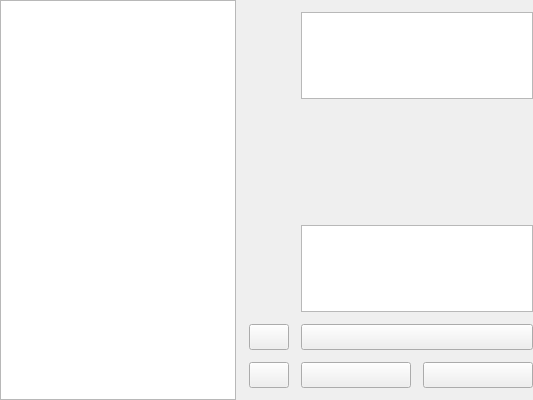
                <widget class="QSplitter" name="_Splitter">
                    <property name="orientation">
                        <enum>Qt::Horizontal</enum>
                    </property>
                    <property name="handleWidth">
                        <number>1</number>
                    </property>
                    <property name="childrenCollapsible">
                        <bool>false</bool>
                    </property>
                    <widget class="RaptorTableView" name="_ItemView">
                        <property name="contextMenuPolicy">
                            <enum>Qt::CustomContextMenu</enum>
                        </property>
                        <property name="styleSheet">
                            <string notr="true"/>
                        </property>
                        <property name="verticalScrollBarPolicy">
                            <enum>Qt::ScrollBarAsNeeded</enum>
                        </property>
                    </widget>
                    <widget class="QWidget" name="_ItemAttributePanel" native="true">
                        <property name="sizePolicy">
                            <sizepolicy hsizetype="Preferred" vsizetype="Preferred">
                                <horstretch>0</horstretch>
                                <verstretch>0</verstretch>
                            </sizepolicy>
                        </property>
                        <layout class="QGridLayout" name="_ItemAttributePanelLayout">
                            <property name="leftMargin">
                                <number>12</number>
                            </property>
                            <property name="topMargin">
                                <number>12</number>
                            </property>
                            <property name="rightMargin">
                                <number>0</number>
                            </property>
                            <property name="bottomMargin">
                                <number>12</number>
                            </property>
                            <property name="spacing">
                                <number>12</number>
                            </property>
                            <item row="6" column="0">
                                <widget class="QLabel" name="_ItemUrlTip">
                                    <property name="minimumSize">
                                        <size>
                                            <width>0</width>
                                            <height>26</height>
                                        </size>
                                    </property>
                                    <property name="styleSheet">
                                        <string notr="true"/>
                                    </property>
                                    <property name="text">
                                        <string/>
                                    </property>
                                    <property name="alignment">
                                        <set>Qt::AlignRight|Qt::AlignTop|Qt::AlignTrailing</set>
                                    </property>
                                    <property name="wordWrap">
                                        <bool>true</bool>
                                    </property>
                                </widget>
                            </item>
                            <item row="4" column="0">
                                <widget class="QLabel" name="_ItemUpdatedTip">
                                    <property name="minimumSize">
                                        <size>
                                            <width>0</width>
                                            <height>26</height>
                                        </size>
                                    </property>
                                    <property name="maximumSize">
                                        <size>
                                            <width>16777215</width>
                                            <height>26</height>
                                        </size>
                                    </property>
                                    <property name="styleSheet">
                                        <string notr="true"/>
                                    </property>
                                    <property name="text">
                                        <string/>
                                    </property>
                                    <property name="alignment">
                                        <set>Qt::AlignRight|Qt::AlignTrailing|Qt::AlignVCenter</set>
                                    </property>
                                </widget>
                            </item>
                            <item row="8" column="0">
                                <widget class="QPushButton" name="_ItemRefresh">
                                    <property name="minimumSize">
                                        <size>
                                            <width>0</width>
                                            <height>26</height>
                                        </size>
                                    </property>
                                    <property name="maximumSize">
                                        <size>
                                            <width>16777215</width>
                                            <height>26</height>
                                        </size>
                                    </property>
                                    <property name="styleSheet">
                                        <string notr="true"/>
                                    </property>
                                    <property name="text">
                                        <string/>
                                    </property>
                                </widget>
                            </item>
                            <item row="1" column="0">
                                <widget class="QLabel" name="_ItemNameTip">
                                    <property name="minimumSize">
                                        <size>
                                            <width>0</width>
                                            <height>26</height>
                                        </size>
                                    </property>
                                    <property name="styleSheet">
                                        <string notr="true"/>
                                    </property>
                                    <property name="text">
                                        <string/>
                                    </property>
                                    <property name="alignment">
                                        <set>Qt::AlignRight|Qt::AlignTop|Qt::AlignTrailing</set>
                                    </property>
                                    <property name="wordWrap">
                                        <bool>true</bool>
                                    </property>
                                </widget>
                            </item>
                            <item row="1" column="2">
                                <widget class="QTextEdit" name="_ItemName">
                                    <property name="sizePolicy">
                                        <sizepolicy hsizetype="Expanding" vsizetype="Expanding">
                                            <horstretch>0</horstretch>
                                            <verstretch>0</verstretch>
                                        </sizepolicy>
                                    </property>
                                    <property name="minimumSize">
                                        <size>
                                            <width>0</width>
                                            <height>26</height>
                                        </size>
                                    </property>
                                    <property name="contextMenuPolicy">
                                        <enum>Qt::NoContextMenu</enum>
                                    </property>
                                    <property name="styleSheet">
                                        <string notr="true"/>
                                    </property>
                                    <property name="verticalScrollBarPolicy">
                                        <enum>Qt::ScrollBarAsNeeded</enum>
                                    </property>
                                    <property name="horizontalScrollBarPolicy">
                                        <enum>Qt::ScrollBarAlwaysOff</enum>
                                    </property>
                                    <property name="sizeAdjustPolicy">
                                        <enum>QAbstractScrollArea::AdjustIgnored</enum>
                                    </property>
                                    <property name="readOnly">
                                        <bool>true</bool>
                                    </property>
                                    <property name="markdown">
                                        <string>


                                        </string>
                                    </property>
                                    <property name="html">
                                        <string>&lt;!DOCTYPE HTML PUBLIC &quot;-//W3C//DTD HTML 4.0//EN&quot; &quot;http://www.w3.org/TR/REC-html40/strict.dtd&quot;&gt;
                                            &lt;html&gt;&lt;head&gt;&lt;meta name=&quot;qrichtext&quot; content=&quot;1&quot;
                                            /&gt;&lt;style type=&quot;text/css&quot;&gt;
                                            p, li { white-space: pre-wrap; }
                                            &lt;/style&gt;&lt;/head&gt;&lt;body style=&quot; font-family:'SimSun';
                                            font-size:9pt; font-weight:400; font-style:normal;&quot;&gt;
                                            &lt;p style=&quot; margin-top:0px; margin-bottom:0px; margin-left:0px;
                                            margin-right:0px; -qt-block-indent:0; text-indent:0px;&quot;&gt; &lt;/p&gt;
                                            &lt;p style=&quot; margin-top:0px; margin-bottom:0px; margin-left:0px;
                                            margin-right:0px; -qt-block-indent:0; text-indent:0px;&quot;&gt; &lt;/p&gt;
                                            &lt;p style=&quot; margin-top:0px; margin-bottom:0px; margin-left:0px;
                                            margin-right:0px; -qt-block-indent:0; text-indent:0px;&quot;&gt; &lt;/p&gt;&lt;/body&gt;&lt;/html&gt;
                                        </string>
                                    </property>
                                </widget>
                            </item>
                            <item row="9" column="2">
                                <widget class="QWidget" name="_ItemControlPanel" native="true">
                                    <layout class="QHBoxLayout" name="_ItemControlPanelLayout">
                                        <property name="spacing">
                                            <number>12</number>
                                        </property>
                                        <property name="leftMargin">
                                            <number>0</number>
                                        </property>
                                        <property name="topMargin">
                                            <number>0</number>
                                        </property>
                                        <property name="rightMargin">
                                            <number>0</number>
                                        </property>
                                        <property name="bottomMargin">
                                            <number>0</number>
                                        </property>
                                        <item>
                                            <widget class="QPushButton" name="_ItemShare">
                                                <property name="minimumSize">
                                                    <size>
                                                        <width>0</width>
                                                        <height>26</height>
                                                    </size>
                                                </property>
                                                <property name="maximumSize">
                                                    <size>
                                                        <width>16777215</width>
                                                        <height>26</height>
                                                    </size>
                                                </property>
                                                <property name="styleSheet">
                                                    <string notr="true"/>
                                                </property>
                                                <property name="text">
                                                    <string/>
                                                </property>
                                            </widget>
                                        </item>
                                        <item>
                                            <widget class="QPushButton" name="_ItemDelete">
                                                <property name="minimumSize">
                                                    <size>
                                                        <width>0</width>
                                                        <height>26</height>
                                                    </size>
                                                </property>
                                                <property name="maximumSize">
                                                    <size>
                                                        <width>16777215</width>
                                                        <height>26</height>
                                                    </size>
                                                </property>
                                                <property name="styleSheet">
                                                    <string notr="true"/>
                                                </property>
                                                <property name="text">
                                                    <string/>
                                                </property>
                                            </widget>
                                        </item>
                                    </layout>
                                </widget>
                            </item>
                            <item row="8" column="2">
                                <widget class="QPushButton" name="_ItemDownload">
                                    <property name="sizePolicy">
                                        <sizepolicy hsizetype="Expanding" vsizetype="Fixed">
                                            <horstretch>0</horstretch>
                                            <verstretch>0</verstretch>
                                        </sizepolicy>
                                    </property>
                                    <property name="minimumSize">
                                        <size>
                                            <width>0</width>
                                            <height>26</height>
                                        </size>
                                    </property>
                                    <property name="maximumSize">
                                        <size>
                                            <width>16777215</width>
                                            <height>26</height>
                                        </size>
                                    </property>
                                    <property name="styleSheet">
                                        <string notr="true"/>
                                    </property>
                                    <property name="text">
                                        <string/>
                                    </property>
                                </widget>
                            </item>
                            <item row="2" column="2">
                                <widget class="QLabel" name="_ItemCreated">
                                    <property name="sizePolicy">
                                        <sizepolicy hsizetype="Expanding" vsizetype="Fixed">
                                            <horstretch>0</horstretch>
                                            <verstretch>0</verstretch>
                                        </sizepolicy>
                                    </property>
                                    <property name="minimumSize">
                                        <size>
                                            <width>0</width>
                                            <height>26</height>
                                        </size>
                                    </property>
                                    <property name="maximumSize">
                                        <size>
                                            <width>16777215</width>
                                            <height>26</height>
                                        </size>
                                    </property>
                                    <property name="styleSheet">
                                        <string notr="true"/>
                                    </property>
                                    <property name="text">
                                        <string/>
                                    </property>
                                </widget>
                            </item>
                            <item row="9" column="0">
                                <widget class="QPushButton" name="_ItemStar">
                                    <property name="minimumSize">
                                        <size>
                                            <width>0</width>
                                            <height>26</height>
                                        </size>
                                    </property>
                                    <property name="maximumSize">
                                        <size>
                                            <width>16777215</width>
                                            <height>26</height>
                                        </size>
                                    </property>
                                    <property name="styleSheet">
                                        <string notr="true"/>
                                    </property>
                                    <property name="text">
                                        <string/>
                                    </property>
                                </widget>
                            </item>
                            <item row="6" column="2">
                                <widget class="QTextEdit" name="_ItemUrl">
                                    <property name="minimumSize">
                                        <size>
                                            <width>0</width>
                                            <height>26</height>
                                        </size>
                                    </property>
                                    <property name="contextMenuPolicy">
                                        <enum>Qt::NoContextMenu</enum>
                                    </property>
                                    <property name="styleSheet">
                                        <string notr="true"/>
                                    </property>
                                    <property name="verticalScrollBarPolicy">
                                        <enum>Qt::ScrollBarAsNeeded</enum>
                                    </property>
                                    <property name="horizontalScrollBarPolicy">
                                        <enum>Qt::ScrollBarAlwaysOff</enum>
                                    </property>
                                    <property name="undoRedoEnabled">
                                        <bool>false</bool>
                                    </property>
                                    <property name="readOnly">
                                        <bool>true</bool>
                                    </property>
                                    <property name="textInteractionFlags">
                                        <set>Qt::NoTextInteraction</set>
                                    </property>
                                </widget>
                            </item>
                            <item row="3" column="0">
                                <widget class="QLabel" name="_ItemSizeTip">
                                    <property name="minimumSize">
                                        <size>
                                            <width>0</width>
                                            <height>26</height>
                                        </size>
                                    </property>
                                    <property name="maximumSize">
                                        <size>
                                            <width>16777215</width>
                                            <height>26</height>
                                        </size>
                                    </property>
                                    <property name="styleSheet">
                                        <string notr="true"/>
                                    </property>
                                    <property name="text">
                                        <string/>
                                    </property>
                                    <property name="alignment">
                                        <set>Qt::AlignRight|Qt::AlignTrailing|Qt::AlignVCenter</set>
                                    </property>
                                </widget>
                            </item>
                            <item row="4" column="2">
                                <widget class="QLabel" name="_ItemUpdated">
                                    <property name="sizePolicy">
                                        <sizepolicy hsizetype="Preferred" vsizetype="Fixed">
                                            <horstretch>0</horstretch>
                                            <verstretch>0</verstretch>
                                        </sizepolicy>
                                    </property>
                                    <property name="minimumSize">
                                        <size>
                                            <width>0</width>
                                            <height>26</height>
                                        </size>
                                    </property>
                                    <property name="maximumSize">
                                        <size>
                                            <width>16777215</width>
                                            <height>26</height>
                                        </size>
                                    </property>
                                    <property name="styleSheet">
                                        <string notr="true"/>
                                    </property>
                                    <property name="text">
                                        <string/>
                                    </property>
                                </widget>
                            </item>
                            <item row="2" column="0">
                                <widget class="QLabel" name="_ItemCreatedTip">
                                    <property name="minimumSize">
                                        <size>
                                            <width>0</width>
                                            <height>26</height>
                                        </size>
                                    </property>
                                    <property name="maximumSize">
                                        <size>
                                            <width>16777215</width>
                                            <height>26</height>
                                        </size>
                                    </property>
                                    <property name="styleSheet">
                                        <string notr="true"/>
                                    </property>
                                    <property name="text">
                                        <string/>
                                    </property>
                                    <property name="alignment">
                                        <set>Qt::AlignRight|Qt::AlignTrailing|Qt::AlignVCenter</set>
                                    </property>
                                </widget>
                            </item>
                            <item row="3" column="2">
                                <widget class="QLabel" name="_ItemSize">
                                    <property name="sizePolicy">
                                        <sizepolicy hsizetype="Expanding" vsizetype="Fixed">
                                            <horstretch>0</horstretch>
                                            <verstretch>0</verstretch>
                                        </sizepolicy>
                                    </property>
                                    <property name="minimumSize">
                                        <size>
                                            <width>0</width>
                                            <height>26</height>
                                        </size>
                                    </property>
                                    <property name="maximumSize">
                                        <size>
                                            <width>16777215</width>
                                            <height>26</height>
                                        </size>
                                    </property>
                                    <property name="styleSheet">
                                        <string notr="true"/>
                                    </property>
                                    <property name="text">
                                        <string/>
                                    </property>
                                </widget>
                            </item>
                            <item row="10" column="2">
                                <spacer name="_ItemAttributePanelSpacer">
                                    <property name="orientation">
                                        <enum>Qt::Vertical</enum>
                                    </property>
                                    <property name="sizeHint" stdset="0">
                                        <size>
                                            <width>20</width>
                                            <height>40</height>
                                        </size>
                                    </property>
                                </spacer>
                            </item>
                        </layout>
                    </widget>
                </widget>
